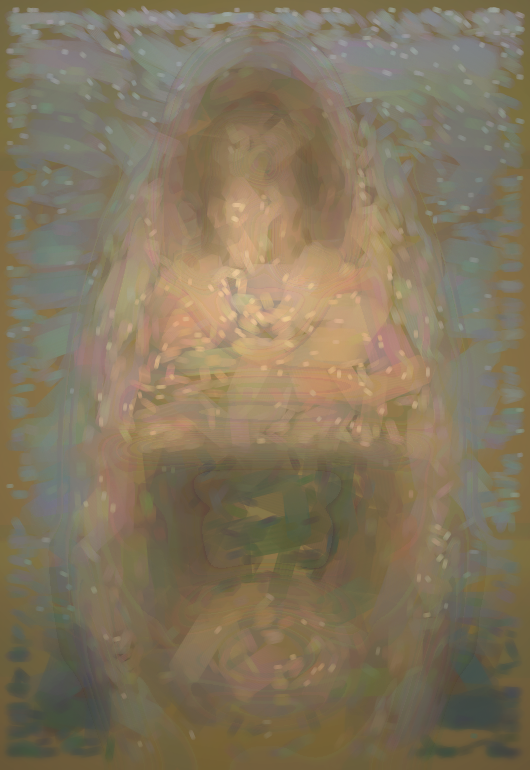

The Python source for this figure:
"""
mona_lisa_s175.py — Session 175 Mona Lisa render.

Enhances the base Leonardo pipeline with session 175's new passes:
  - skin_subsurface_scatter_pass (pass 72): spatial SSS simulation for translucent skin glow
  - figure_contour_atmosphere_pass (pass 70 from s174): bidirectional sfumato at silhouette

Pipeline:
  tone_ground -> underpainting -> block_in -> build_form
  -> sfumato_veil_pass -> skin_subsurface_scatter_pass
  -> figure_contour_atmosphere_pass -> tonal_envelope_pass
  -> selective_focus_pass -> place_lights -> glaze -> finish
"""

import sys
import os
sys.path.insert(0, os.path.dirname(__file__))

import numpy as np
from PIL import Image, ImageFilter
from stroke_engine import Painter
from art_catalog import get_style

W, H = 530, 770


def build_reference(w: int, h: int) -> Image.Image:
    yy = np.linspace(0.0, 1.0, h, dtype=np.float32)[:, None] * np.ones((1, w), dtype=np.float32)
    xx = np.ones((h, 1), dtype=np.float32) * np.linspace(0.0, 1.0, w, dtype=np.float32)[None, :]

    def _blend(base, colour, alpha):
        a = alpha[:, :, None]
        return base * (1.0 - a) + colour[None, None, :] * a

    sky   = np.array([0.66, 0.68, 0.70], dtype=np.float32)
    rocks = np.array([0.48, 0.53, 0.52], dtype=np.float32)
    earth = np.array([0.32, 0.38, 0.34], dtype=np.float32)

    t_sky   = np.clip(1.0 - yy * 4.5,        0.0, 1.0)
    t_earth = np.clip((yy - 0.68) * 5.0,     0.0, 1.0)
    t_mid   = np.clip(1.0 - t_sky - t_earth, 0.0, 1.0)

    arr = (sky[None, None, :]   * t_sky[:, :, None]
         + rocks[None, None, :] * t_mid[:, :, None]
         + earth[None, None, :] * t_earth[:, :, None])

    left_tint = np.clip(0.55 - xx, 0.0, 0.55) * 0.10
    arr += left_tint[:, :, None] * np.array([0.02, 0.06, 0.12], dtype=np.float32)

    path_x_centre = 0.25 + (yy - 0.30) * 0.18
    path_dist = np.abs(xx - path_x_centre) / 0.04
    path_mask = (np.clip(1.0 - path_dist, 0.0, 1.0)
                 * np.clip((yy - 0.25) / 0.40, 0.0, 1.0))
    arr += path_mask[:, :, None] * np.array([0.05, 0.06, 0.04], dtype=np.float32)

    water_d = (((xx - 0.70) / 0.20)**2 + ((yy - 0.48) / 0.04)**2)
    water_mask = np.clip(1.0 - water_d, 0.0, 1.0) ** 2 * 0.35
    arr += water_mask[:, :, None] * np.array([0.18, 0.22, 0.28], dtype=np.float32)

    arr = np.clip(arr, 0.0, 1.0)

    fig_cx, fig_cy = 0.505, 0.62
    fig_rx, fig_ry = 0.30, 0.44
    fx = (xx - fig_cx) / fig_rx
    fy = (yy - fig_cy) / fig_ry
    fig_d = fx**2 + fy**2

    flesh = np.array([0.76, 0.62, 0.47], dtype=np.float32)
    fig_alpha = np.clip(1.55 - fig_d, 0.0, 1.0) ** 0.60
    arr = _blend(arr, flesh, fig_alpha)

    dress = np.array([0.14, 0.20, 0.17], dtype=np.float32)
    d_alpha = np.clip(1.2 - fig_d, 0.0, 1.0) * (yy > 0.58) * 0.72
    arr = _blend(arr, dress, d_alpha)

    gauze = np.array([0.38, 0.42, 0.40], dtype=np.float32)
    g_alpha = (np.clip(0.90 - fig_d, 0.0, 1.0)
               * ((yy > 0.50) & (yy < 0.66) & (fig_d < 0.90)) * 0.30)
    arr = _blend(arr, gauze, g_alpha)

    head_cx, head_cy = 0.488, 0.265
    head_rx, head_ry = 0.125, 0.158
    hx = (xx - head_cx) / head_rx
    hy = (yy - head_cy) / head_ry
    head_d = hx**2 + hy**2

    face = np.array([0.84, 0.72, 0.56], dtype=np.float32)
    head_alpha = np.clip(1.45 - head_d, 0.0, 1.0) ** 0.52
    arr = _blend(arr, face, head_alpha)

    lit_d = (hx + 0.30)**2 + (hy + 0.15)**2
    lit_alpha = np.clip(1.0 - lit_d, 0.0, 1.0) ** 1.8 * 0.55 * head_alpha
    arr = _blend(arr, np.array([0.91, 0.82, 0.68], dtype=np.float32), lit_alpha)

    shad_d = (-hx + 0.25)**2 + (hy - 0.10)**2
    shad_alpha = np.clip(1.0 - shad_d, 0.0, 1.0) ** 2.2 * 0.45 * head_alpha
    arr = _blend(arr, np.array([0.52, 0.40, 0.28], dtype=np.float32), shad_alpha)

    hair_d = (((xx - head_cx) / (head_rx * 1.55))**2
              + ((yy - head_cy) / (head_ry * 1.42))**2)
    face_zone = (np.abs(hx) < 0.50) & (hy > -0.62) & (hy < 0.72)
    hair_mask = (hair_d < 1.0) & ~face_zone & (hy < 0.52)
    h_alpha = np.where(hair_mask, np.clip(1.0 - hair_d, 0.0, 1.0) * 0.88, 0.0)
    arr = _blend(arr, np.array([0.19, 0.14, 0.09], dtype=np.float32), h_alpha)

    veil_zone = (hair_d < 0.70) & (hy < -0.10) & (yy < 0.28)
    v_alpha = np.clip(0.70 - hair_d, 0.0, 1.0) * 0.55 * veil_zone
    arr = _blend(arr, np.array([0.12, 0.10, 0.08], dtype=np.float32), v_alpha)

    hndx = (xx - 0.504) / 0.175
    hndy = (yy - 0.845) / 0.085
    hands_d = hndx**2 + hndy**2
    hand_alpha = np.clip(1.25 - hands_d, 0.0, 1.0) ** 0.72 * 0.78
    arr = _blend(arr, np.array([0.74, 0.60, 0.45], dtype=np.float32), hand_alpha)

    arr = np.clip(arr * 255, 0, 255).astype(np.uint8)
    ref = Image.fromarray(arr, "RGB")
    ref = ref.filter(ImageFilter.GaussianBlur(5))
    return ref


def paint_mona_lisa(output_path: str = "mona_lisa_s175.png") -> str:
    print("=" * 64)
    print("  Mona Lisa — Session 175")
    print("  Leonardo + skin_subsurface_scatter + figure_contour_atmosphere")
    print("=" * 64)

    ref = build_reference(W, H)
    leo = get_style("leonardo")
    p = Painter(W, H)

    p.tone_ground(leo.ground_color, texture_strength=0.06)
    print("\n  [1/12] Tone ground complete")

    p.underpainting(ref, stroke_size=48, n_strokes=160)
    print("  [2/12] Underpainting complete")

    p.block_in(ref, stroke_size=32, n_strokes=340)
    print("  [3/12] Block-in complete")

    p.build_form(ref, stroke_size=10, n_strokes=1400)
    print("  [4/12] Build form complete")

    p.sfumato_veil_pass(
        ref,
        n_veils       = 10,
        blur_radius   = 14.0,
        warmth        = 0.38,
        veil_opacity  = 0.07,
        edge_only     = True,
        chroma_dampen = 0.20,
    )
    print("  [5/12] Sfumato veil pass complete")

    # Session 175: skin_subsurface_scatter_pass — spatial SSS simulation
    # Adds the warm inner luminosity of translucent skin that distinguishes
    # oil portrait masters from mechanical colour reproduction.
    p.skin_subsurface_scatter_pass(
        scatter_sigma    = 8.0,    # broader scatter for larger canvas
        scatter_strength = 0.22,
        amber_r          = 0.08,
        amber_b          = -0.05,
        opacity          = 0.50,
    )
    print("  [6/12] Skin subsurface scatter pass complete (s175 new)")

    # Session 174: figure_contour_atmosphere_pass — bidirectional sfumato at silhouette
    p.figure_contour_atmosphere_pass(
        blur_sigma      = 5.0,
        bleed_strength  = 0.20,
        edge_threshold  = 0.05,
        luma_lo         = 0.05,
        luma_hi         = 0.95,
        opacity         = 0.38,
    )
    print("  [7/12] Figure contour atmosphere pass complete")

    p.tonal_envelope_pass(
        center_x      = 0.488,
        center_y      = 0.32,
        radius        = 0.48,
        lift_strength = 0.09,
        lift_warmth   = 0.35,
        edge_darken   = 0.07,
        gamma         = 1.9,
    )
    print("  [8/12] Tonal envelope pass complete")

    p.selective_focus_pass(
        center_x        = 0.488,
        center_y        = 0.29,
        focus_radius    = 0.34,
        max_blur_radius = 2.8,
        desaturation    = 0.10,
        gamma           = 2.2,
    )
    print("  [9/12] Selective focus pass complete")

    p.place_lights(ref, stroke_size=5, n_strokes=320)
    print("  [10/12] Place lights complete")

    p.glaze((0.72, 0.52, 0.22), opacity=0.06)
    print("  [11/12] Final glaze complete")

    p.finish(vignette=0.28, crackle=True)
    print("  [12/12] Finish complete")

    result = p.canvas.to_pil()
    result.save(output_path)
    print(f"\n  Painting saved -> {output_path}  ({W}×{H})")
    print("=" * 64)
    return output_path


if __name__ == "__main__":
    out = "mona_lisa_s175.png"
    if len(sys.argv) > 1:
        out = sys.argv[1]
    paint_mona_lisa(out)
